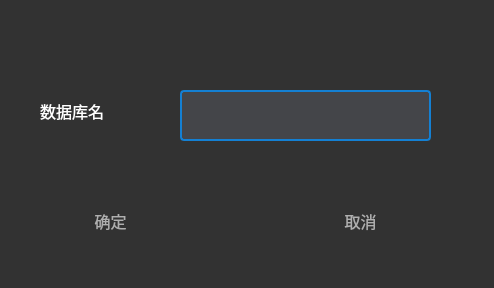
<?xml version="1.0" encoding="UTF-8"?>
<ui version="4.0">
 <class>createDB</class>
 <widget class="QWidget" name="createDB">
  <property name="geometry">
   <rect>
    <x>0</x>
    <y>0</y>
    <width>494</width>
    <height>288</height>
   </rect>
  </property>
  <property name="windowTitle">
   <string>Form</string>
  </property>
  <property name="styleSheet">
   <string notr="true">background: rgb(50, 50, 50);</string>
  </property>
  <widget class="QPushButton" name="pushButton">
   <property name="geometry">
    <rect>
     <x>50</x>
     <y>190</y>
     <width>121</width>
     <height>61</height>
    </rect>
   </property>
   <property name="font">
    <font>
     <family>幼圆</family>
     <pointsize>12</pointsize>
    </font>
   </property>
   <property name="styleSheet">
    <string notr="true">border: none;
        color: rgb(175, 175, 175);
        background: transparent;
        padding: 10px;
        qproperty-icon: url(:/Black/nscc);
        qproperty-iconSize: 32px 32px;
        qproperty-toolButtonStyle: ToolButtonTextUnderIcon;
</string>
   </property>
   <property name="text">
    <string>确定</string>
   </property>
  </widget>
  <widget class="QPushButton" name="pushButton_2">
   <property name="geometry">
    <rect>
     <x>300</x>
     <y>190</y>
     <width>121</width>
     <height>61</height>
    </rect>
   </property>
   <property name="font">
    <font>
     <family>幼圆</family>
     <pointsize>12</pointsize>
    </font>
   </property>
   <property name="styleSheet">
    <string notr="true">border: none;
        color: rgb(175, 175, 175);
        background: transparent;
        padding: 10px;
        qproperty-icon: url(:/Black/nscc);
        qproperty-iconSize: 32px 32px;
        qproperty-toolButtonStyle: ToolButtonTextUnderIcon;
</string>
   </property>
   <property name="text">
    <string>取消</string>
   </property>
  </widget>
  <widget class="QLineEdit" name="lineEdit">
   <property name="geometry">
    <rect>
     <x>180</x>
     <y>90</y>
     <width>251</width>
     <height>51</height>
    </rect>
   </property>
   <property name="font">
    <font>
     <family>Arial</family>
     <pointsize>10</pointsize>
    </font>
   </property>
   <property name="styleSheet">
    <string notr="true">background: rgb(68, 69, 73);
border-radius:4px;
border:2px solid rgb(20, 128, 211);
color: white;
</string>
   </property>
  </widget>
  <widget class="QLabel" name="label">
   <property name="geometry">
    <rect>
     <x>40</x>
     <y>70</y>
     <width>231</width>
     <height>81</height>
    </rect>
   </property>
   <property name="font">
    <font>
     <family>幼圆</family>
     <pointsize>12</pointsize>
    </font>
   </property>
   <property name="styleSheet">
    <string notr="true">color: rgb(255, 255, 255);</string>
   </property>
   <property name="text">
    <string>数据库名</string>
   </property>
  </widget>
  <zorder>pushButton</zorder>
  <zorder>pushButton_2</zorder>
  <zorder>label</zorder>
  <zorder>lineEdit</zorder>
 </widget>
 <resources/>
 <connections/>
</ui>
